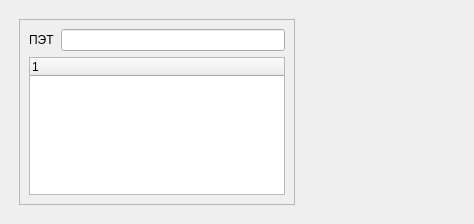
<?xml version="1.0" encoding="UTF-8"?>
<ui version="4.0">
 <class>OptionBox</class>
 <widget class="QWidget" name="OptionBox">
  <property name="geometry">
   <rect>
    <x>0</x>
    <y>0</y>
    <width>474</width>
    <height>224</height>
   </rect>
  </property>
  <property name="windowTitle">
   <string>Dialog</string>
  </property>
  <layout class="QVBoxLayout" name="verticalLayout_5">
   <item>
    <layout class="QHBoxLayout" name="layout_main">
     <property name="leftMargin">
      <number>8</number>
     </property>
     <property name="topMargin">
      <number>8</number>
     </property>
     <property name="rightMargin">
      <number>8</number>
     </property>
     <property name="bottomMargin">
      <number>8</number>
     </property>
     <item>
      <widget class="QFrame" name="left_frame">
       <property name="minimumSize">
        <size>
         <width>100</width>
         <height>0</height>
        </size>
       </property>
       <property name="frameShape">
        <enum>QFrame::StyledPanel</enum>
       </property>
       <property name="frameShadow">
        <enum>QFrame::Raised</enum>
       </property>
       <layout class="QVBoxLayout" name="verticalLayout">
        <item>
         <layout class="QHBoxLayout" name="horizontalLayout_2">
          <item>
           <widget class="QLabel" name="label">
            <property name="text">
             <string>ПЭТ</string>
            </property>
           </widget>
          </item>
          <item>
           <widget class="QLineEdit" name="le_device"/>
          </item>
         </layout>
        </item>
        <item>
         <widget class="QTreeWidget" name="tv_main">
          <property name="editTriggers">
           <set>QAbstractItemView::NoEditTriggers</set>
          </property>
          <column>
           <property name="text">
            <string notr="true">1</string>
           </property>
          </column>
         </widget>
        </item>
       </layout>
      </widget>
     </item>
     <item>
      <widget class="QStackedWidget" name="sw_main"/>
     </item>
    </layout>
   </item>
  </layout>
 </widget>
 <resources/>
 <connections/>
</ui>
